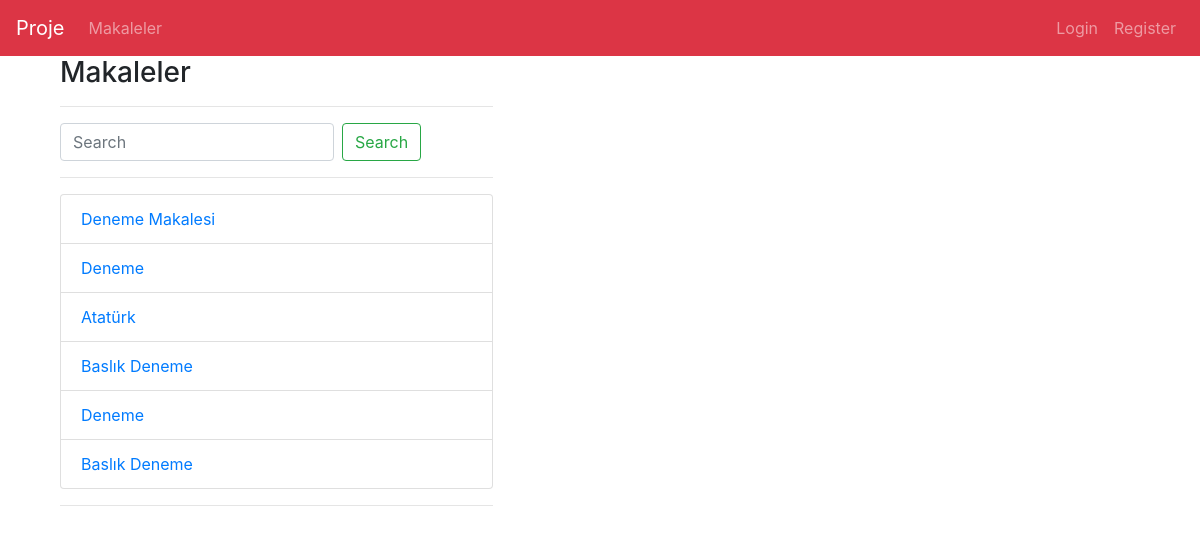
/article/articles, run on the app's committed database.
### tables this page shows
CREATE TABLE "articles" (
	"id"	INTEGER NOT NULL PRIMARY KEY AUTOINCREMENT UNIQUE,
	"title"	TEXT,
	"content"	TEXT,
	"created_date"	DATE,
	"author"	NVARCHAR(50)
);

### blog.py (the view)
@app.route("/article/articles" ,methods =["GET", "POST"])
def articles():
    con = sqlite3.connect("blog.db")
    con.row_factory = dict_factory
    cursor = con.cursor()
    if request.method == "GET":
        sorgu = 'select * from articles'
        articles = cursor.execute(sorgu).fetchall()
        return render_template("article/articles.html" , articles = articles)
    else:
        keyword = request.form.get("keyword")
        sorgu = "select * from articles where title like  '%" + keyword + "%' "
        articles = cursor.execute(sorgu)
        return render_template("article/articles.html" , articles = articles)

### ConvertDict.py (called while the page is built)
def dict_factory(cursor, row):
    d = {}
    for idx, col in enumerate(cursor.description):
        d[col[0]] = row[idx]
    return d

### templates/article/articles.html
{%extends "layout.html"%}
{%block page%}
<div class="col-md-5">
     <h3>Makaleler </h3>
     <hr>
     <form class="form-inline my-2 my-lg-0"  method="POST">
          <input class="form-control mr-sm-2" name="keyword" type="search" placeholder="Search" aria-label="Search">
          <button class="btn btn-outline-success my-2 my-sm-0" type="submit">Search</button>
     </form>
     <hr>
     <ul class="list-group">
          {% for article in articles %}
          <li class="list-group-item">
               <a href="/article/detail/{{article.id}}">{{article.title}}</a>
          </li>
          {%endfor%}
     </ul>
     <hr>
</div>
{%endblock page%}

### data on the page
articles: title "Deneme Makalesi"
articles: title "Deneme"
articles: title "Atatürk"
articles: title "Baslık Deneme"
articles: title "Deneme"
articles: title "Baslık Deneme"
